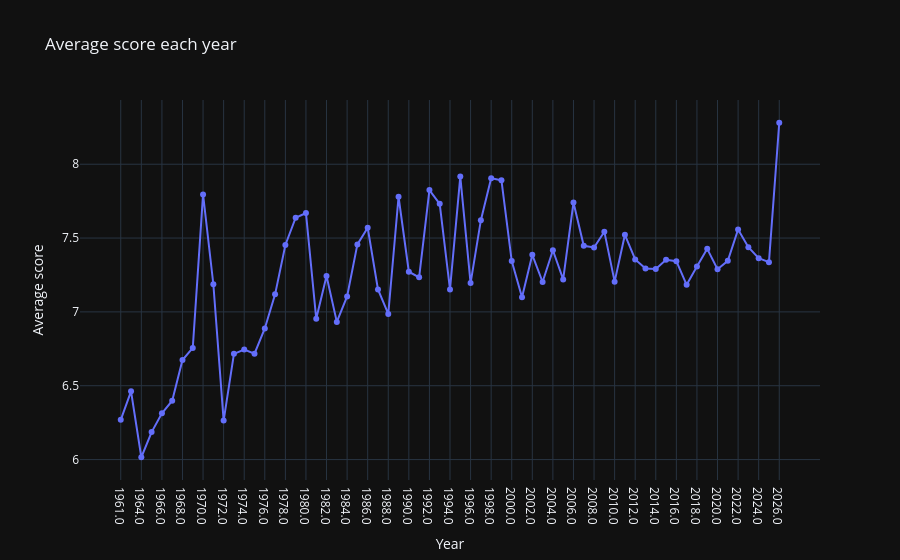

Write notebook code for a chart like this one.
### Code cell
fig.update_yaxes(rangemode="normal")
fig.write_html("../../graphs/avgScoreTime1.html")
fig.show()

### Figure 1 — Plotly figure (JSON) as saved in the notebook; plotly's stock layout.template omitted (floating-point values rounded to 4 significant figures)
{"data": [{"hovertemplate": "Year=%{x}<br>Average score=%{y}<extra></extra>", "legendgroup": "", "line": {"color": "#636efa", "dash": "solid"}, "marker": {"symbol": "circle"}, "mode": "lines+markers", "name": "", "orientation": "v", "showlegend": false, "x": ["1961.0", "1963.0", "1964.0", "1965.0", "1966.0", "1967.0", "1968.0", "1969.0", "1970.0", "1971.0", "1972.0", "1973.0", "1974.0", "1975.0", "1976.0", "1977.0", "1978.0", "1979.0", "1980.0", "1981.0", "1982.0", "1983.0", "1984.0", "1985.0", "1986.0", "1987.0", "1988.0", "1989.0", "1990.0", "1991.0", "1992.0", "1993.0", "1994.0", "1995.0", "1996.0", "1997.0", "1998.0", "1999.0", "2000.0", "2001.0", "2002.0", "2003.0", "2004.0", "2005.0", "2006.0", "2007.0", "2008.0", "2009.0", "2010.0", "2011.0", "2012.0", "2013.0", "2014.0", "2015.0", "2016.0", "2017.0", "2018.0", "2019.0", "2020.0", "2021.0", "2022.0", "2023.0", "2024.0", "2025.0", "2026.0"], "xaxis": "x", "y": [6.269, 6.462, 6.016, 6.186, 6.314, 6.399, 6.674, 6.756, 7.795, 7.187, 6.264, 6.716, 6.746, 6.717, 6.888, 7.119, 7.453, 7.638, 7.67, 6.953, 7.243, 6.932, 7.104, 7.457, 7.57, 7.152, 6.986, 7.78, 7.272, 7.234, 7.825, 7.732, 7.152, 7.916, 7.195, 7.621, 7.905, 7.891, 7.345, 7.099, 7.386, 7.203, 7.417, 7.22, 7.74, 7.448, 7.436, 7.543, 7.205, 7.522, 7.355, 7.293, 7.291, 7.353, 7.343, 7.184, 7.307, 7.427, 7.289, 7.346, 7.558, 7.438, 7.364, 7.337, 8.281], "yaxis": "y", "type": "scatter"}], "layout": {"xaxis": {"anchor": "y", "domain": [0.0, 1.0], "title": {"text": "Year"}}, "yaxis": {"anchor": "x", "domain": [0.0, 1.0], "title": {"text": "Average score"}, "rangemode": "normal"}, "legend": {"tracegroupgap": 0}, "title": {"text": "Average score each year"}}}
